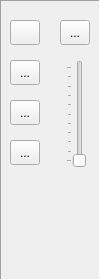
         <widget class="QFrame" name="frame_5">
          <property name="sizePolicy">
           <sizepolicy hsizetype="Fixed" vsizetype="Fixed">
            <horstretch>0</horstretch>
            <verstretch>0</verstretch>
           </sizepolicy>
          </property>
          <property name="minimumSize">
           <size>
            <width>100</width>
            <height>280</height>
           </size>
          </property>
          <property name="maximumSize">
           <size>
            <width>16777215</width>
            <height>280</height>
           </size>
          </property>
          <property name="toolTipDuration">
           <number>7</number>
          </property>
          <property name="frameShape">
           <enum>QFrame::Panel</enum>
          </property>
          <property name="frameShadow">
           <enum>QFrame::Sunken</enum>
          </property>
          <widget class="QToolButton" name="toolButton_11">
           <property name="geometry">
            <rect>
             <x>10</x>
             <y>20</y>
             <width>30</width>
             <height>25</height>
            </rect>
           </property>
           <property name="minimumSize">
            <size>
             <width>30</width>
             <height>25</height>
            </size>
           </property>
           <property name="cursor">
            <cursorShape>ArrowCursor</cursorShape>
           </property>
           <property name="focusPolicy">
            <enum>Qt::NoFocus</enum>
           </property>
           <property name="text">
            <string/>
           </property>
           <property name="icon">
            <iconset>
             <normaloff>:/chart-4_111424.png</normaloff>:/chart-4_111424.png</iconset>
           </property>
           <property name="iconSize">
            <size>
             <width>30</width>
             <height>25</height>
            </size>
           </property>
          </widget>
          <widget class="QToolButton" name="toolButton_12">
           <property name="geometry">
            <rect>
             <x>10</x>
             <y>60</y>
             <width>30</width>
             <height>25</height>
            </rect>
           </property>
           <property name="sizePolicy">
            <sizepolicy hsizetype="Fixed" vsizetype="Fixed">
             <horstretch>0</horstretch>
             <verstretch>0</verstretch>
            </sizepolicy>
           </property>
           <property name="minimumSize">
            <size>
             <width>30</width>
             <height>25</height>
            </size>
           </property>
           <property name="toolTip">
            <string/>
           </property>
           <property name="toolTipDuration">
            <number>-1</number>
           </property>
           <property name="whatsThis">
            <string notr="true"/>
           </property>
           <property name="text">
            <string>...</string>
           </property>
           <property name="icon">
            <iconset resource="pentagrams.qrc">
             <normaloff>:/Pentagrams/letter-b-2229969_1280.png</normaloff>:/Pentagrams/letter-b-2229969_1280.png</iconset>
           </property>
           <property name="iconSize">
            <size>
             <width>30</width>
             <height>25</height>
            </size>
           </property>
           <property name="checkable">
            <bool>true</bool>
           </property>
           <property name="checked">
            <bool>false</bool>
           </property>
           <property name="autoRepeat">
            <bool>false</bool>
           </property>
           <property name="autoRaise">
            <bool>false</bool>
           </property>
          </widget>
          <widget class="QToolButton" name="toolButton_13">
           <property name="geometry">
            <rect>
             <x>10</x>
             <y>100</y>
             <width>30</width>
             <height>25</height>
            </rect>
           </property>
           <property name="minimumSize">
            <size>
             <width>30</width>
             <height>25</height>
            </size>
           </property>
           <property name="text">
            <string>...</string>
           </property>
           <property name="icon">
            <iconset resource="pentagrams.qrc">
             <normaloff>:/Pentagrams/I_1516125250-768x773.png</normaloff>:/Pentagrams/I_1516125250-768x773.png</iconset>
           </property>
           <property name="iconSize">
            <size>
             <width>30</width>
             <height>25</height>
            </size>
           </property>
           <property name="checkable">
            <bool>true</bool>
           </property>
          </widget>
          <widget class="QSlider" name="verticalSlider_6">
           <property name="geometry">
            <rect>
             <x>66</x>
             <y>60</y>
             <width>20</width>
             <height>108</height>
            </rect>
           </property>
           <property name="minimum">
            <number>0</number>
           </property>
           <property name="maximum">
            <number>100</number>
           </property>
           <property name="pageStep">
            <number>1</number>
           </property>
           <property name="sliderPosition">
            <number>0</number>
           </property>
           <property name="tracking">
            <bool>true</bool>
           </property>
           <property name="orientation">
            <enum>Qt::Vertical</enum>
           </property>
           <property name="tickPosition">
            <enum>QSlider::TicksAbove</enum>
           </property>
           <property name="tickInterval">
            <number>10</number>
           </property>
          </widget>
          <widget class="QToolButton" name="toolButton_16">
           <property name="geometry">
            <rect>
             <x>10</x>
             <y>140</y>
             <width>30</width>
             <height>25</height>
            </rect>
           </property>
           <property name="text">
            <string>...</string>
           </property>
          </widget>
          <widget class="QToolButton" name="toolButton_18">
           <property name="geometry">
            <rect>
             <x>60</x>
             <y>20</y>
             <width>30</width>
             <height>25</height>
            </rect>
           </property>
           <property name="text">
            <string>...</string>
           </property>
          </widget>
         </widget>
